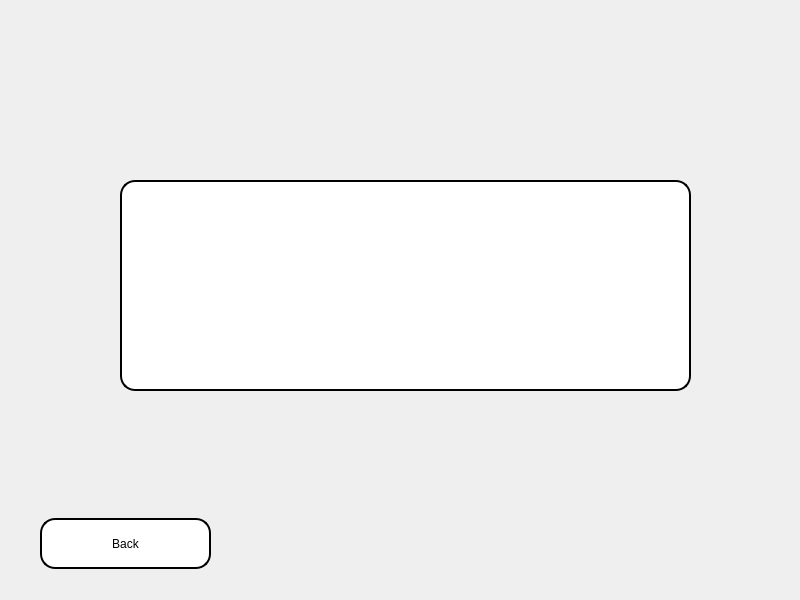
<?xml version="1.0" encoding="UTF-8"?>
<ui version="4.0">
 <class>hostMenu</class>
 <widget class="QMainWindow" name="hostMenu">
  <property name="geometry">
   <rect>
    <x>0</x>
    <y>0</y>
    <width>800</width>
    <height>600</height>
   </rect>
  </property>
  <property name="windowTitle">
   <string>MainWindow</string>
  </property>
  <widget class="QWidget" name="centralwidget">
   <widget class="QLabel" name="label">
    <property name="geometry">
     <rect>
      <x>0</x>
      <y>-10</y>
      <width>801</width>
      <height>611</height>
     </rect>
    </property>
    <property name="styleSheet">
     <string notr="true">background-image: url(:/photos/background.jpg);</string>
    </property>
    <property name="text">
     <string/>
    </property>
    <property name="pixmap">
     <pixmap resource="newRc.qrc">:/photos/background.jpg</pixmap>
    </property>
    <property name="scaledContents">
     <bool>true</bool>
    </property>
   </widget>
   <widget class="QPlainTextEdit" name="plainTextEdit">
    <property name="geometry">
     <rect>
      <x>120</x>
      <y>180</y>
      <width>571</width>
      <height>211</height>
     </rect>
    </property>
    <property name="styleSheet">
     <string notr="true">color:rgb(0, 0, 0);
background-color:rgb(255, 255, 255);
font: 16pt &quot;Segoe UI&quot;;
    border-style: outset;
    border-width: 2px;
    border-radius: 15px; 
    border-color: black;
    padding: 4px;</string>
    </property>
   </widget>
   <widget class="QPushButton" name="pushButton">
    <property name="geometry">
     <rect>
      <x>40</x>
      <y>518</y>
      <width>171</width>
      <height>51</height>
     </rect>
    </property>
    <property name="styleSheet">
     <string notr="true">color:rgb(0, 0, 0);
background-color:rgb(255, 255, 255);
font: 16pt &quot;Segoe UI&quot;;
    border-style: outset;
    border-width: 2px;
    border-radius: 15px; 
    border-color: black;
    padding: 4px;</string>
    </property>
    <property name="text">
     <string>Back</string>
    </property>
   </widget>
  </widget>
 </widget>
 <resources>
  <include location="newRc.qrc"/>
 </resources>
 <connections/>
</ui>
